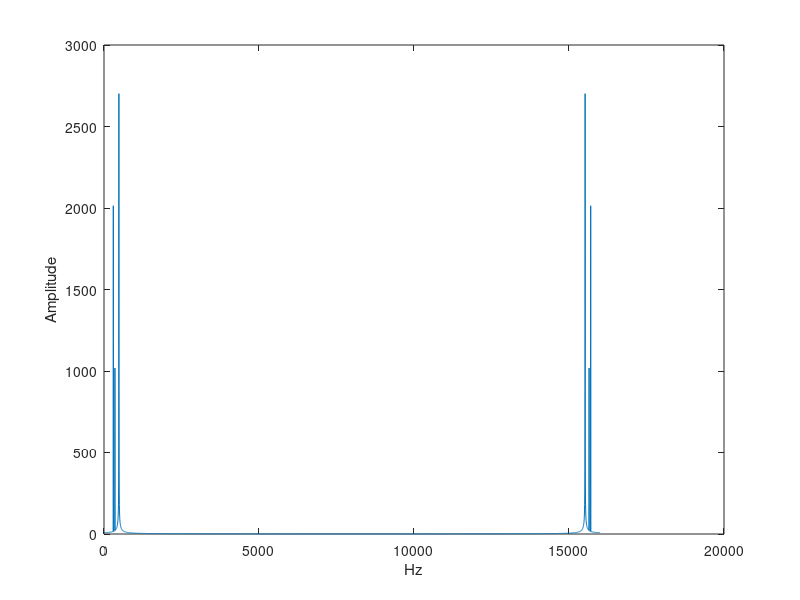

MATLAB code to generate this figure:
%  Script for class example demonstrating artifacts related to FFT grid
%  points.
% Kevin D Donohue 1/30/2017 

fs = 16000;  % Sampling frequency
dur = .25;  % Duration in seconds
tax = [0:round(dur*fs)-1]/fs;
%  Signal parameter matrix (frequency in Hz, amplitude) in each row
sigpar = [300, 1; 352, .5; 481, 1.5];
[r,c] = size(sigpar);
y = zeros(size(tax)); % Initaize output
%  Loop to accumulate output
for k=1:r
    y = y + sigpar(k,2)*cos(2*pi*sigpar(k,1)*tax);
end
% Take FFT and plot
g = fft(y);  %  No zero padding
%g = fft(y,length(y)); % With zero padding
fax = fs*[0:length(g)-1]/length(g);

plot(fax,abs(g))  % Plot without scaling
%plot(fax,abs(g)/length(tax))  %  Normalized so amplitudes show up as expected in the FT
xlabel('Hz')
ylabel('Amplitude')
    
    
